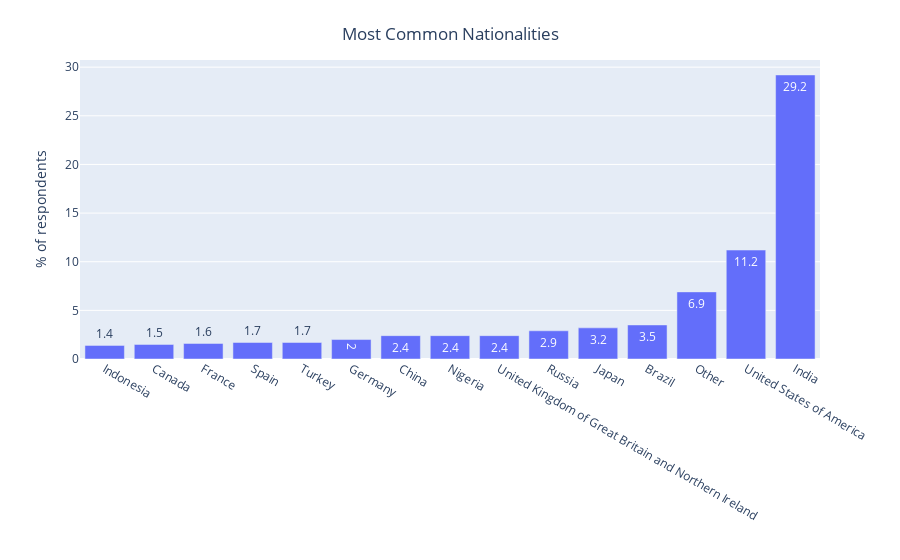

The notebook cell saved with this chart:
### Code cell
question_name = 'Q3'
sorted_percentages = count_then_return_percent(responses_df,question_name).iloc[::-1][40:]
title_for_chart = 'Most Common Nationalities'
title_for_y_axis = '% of respondents'
orientation_for_chart = 'v'
  
plotly_bar_chart(response_counts=sorted_percentages,
                 title=title_for_chart,
                 y_axis_title=title_for_y_axis,
                 orientation=orientation_for_chart)

### Figure 1 — Plotly figure (JSON) as saved in the notebook; plotly's stock layout.template omitted (floating-point values rounded to 4 significant figures)
{"data": [{"alignmentgroup": "True", "hovertemplate": "variable=Q3<br>=%{x}<br>% of respondents=%{y}<br>text=%{text}<extra></extra>", "legendgroup": "Q3", "marker": {"color": "#636efa"}, "name": "Q3", "offsetgroup": "Q3", "orientation": "v", "showlegend": true, "text": [1.4, 1.5, 1.6, 1.7, 1.7, 2.0, 2.4, 2.4, 2.4, 2.9, 3.2, 3.5, 6.9, 11.2, 29.2], "textposition": "auto", "type": "bar", "x": ["Indonesia", "Canada", "France", "Spain", "Turkey", "Germany", "China", "Nigeria", "United Kingdom of Great Britain and Northern Ireland", "Russia", "Japan", "Brazil", "Other", "United States of America", "India"], "xaxis": "x", "y": [1.4, 1.5, 1.6, 1.7, 1.7, 2.0, 2.4, 2.4, 2.4, 2.9, 3.2, 3.5, 6.9, 11.2, 29.2], "yaxis": "y"}], "layout": {"barmode": "relative", "legend": {"title": {"text": "variable"}, "tracegroupgap": 0}, "margin": {"t": 60}, "showlegend": false, "title": {"text": "Most Common Nationalities", "x": 0.5, "y": 0.95}, "xaxis": {"anchor": "y", "domain": [0.0, 1.0], "title": {"text": ""}}, "yaxis": {"anchor": "x", "domain": [0.0, 1.0], "title": {"text": "% of respondents"}}}}
